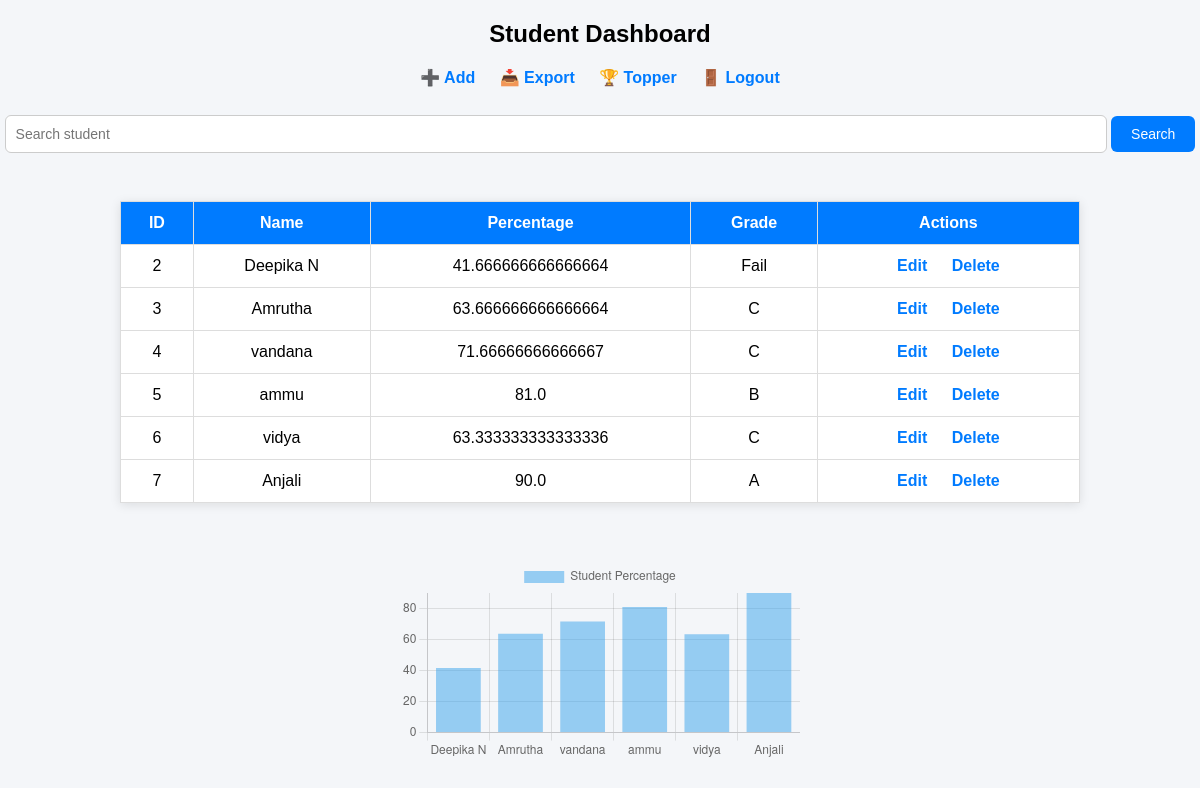
The page / (signed in) on the database its author committed.
### tables this page shows
CREATE TABLE students (
        id INTEGER PRIMARY KEY AUTOINCREMENT,
        name TEXT,
        subject1 INTEGER,
        subject2 INTEGER,
        subject3 INTEGER,
        total INTEGER,
        percentage REAL,
        grade TEXT
    );

### app.py (the view)
@app.route('/', methods=['GET', 'POST'])
def index():
    if 'user' not in session:
        return redirect('/login')
    conn = connect()
    cursor = conn.cursor()
    if request.method == 'POST':
        keyword = request.form['search']
        cursor.execute("SELECT * FROM students WHERE name LIKE ?", ('%' + keyword + '%',))
    else:
        cursor.execute("SELECT * FROM students")
    students = cursor.fetchall()
    conn.close()
    return render_template('index.html', students=students)

### app.py (called while the page is built)
def connect():
    return sqlite3.connect('database.db')

### templates/index.html (shortened to what this page needs)
<!DOCTYPE html>
<html>
<head>
    <link rel="stylesheet" href="/static/style.css">
</head>
<body>
<h2 style="text-align:center;">Student Dashboard</h2>
<div style="text-align:center;">
    <a href="/add">➕ Add</a>
    <a href="/export">📥 Export</a>
    <a href="/topper">🏆 Topper</a>
    <a href="/logout">🚪 Logout</a>
</div>
<br>
<form method="POST" style="text-align:center;">
    <input type="text" name="search" placeholder="Search student">
    <button type="submit">Search</button>
</form>
<br>
<table>
    <tr>
        <th>ID</th>
        <th>Name</th>
        <th>Percentage</th>
        <th>Grade</th>
        <th>Actions</th>
    </tr>
    {% for s in students %}
    <tr>
        <td>{{ s[0] }}</td>
        <td>{{ s[1] }}</td>
        <td>{{ s[6] }}</td>
        <td>{{ s[7] }}</td>
        <td>
            <a href="/update/{{ s[0] }}">Edit</a>
            <a href="/delete/{{ s[0] }}">Delete</a>
        </td>
    </tr>
    {% endfor %}
</table>
<br>
<canvas id="chart" width="400" height="200"></canvas>
<script>
fetch('/chart-data')
.then(res => res.json())
.then(data => {
    new Chart(document.getElementById('chart'), {
        type: 'bar',
        data: {
            labels: data.names,
            datasets: [{
                label: 'Student Percentage',
                data: data.percentages
            }]
        }
    });
});
</script>
</body>
</html>

### static/style.css (style rules this page uses)
body { font-family: Arial, sans-serif; background: #f4f6f9; margin: 0; padding: 0; }
input { width: 90%; padding: 10px; margin: 10px 0; border: 1px solid #ccc; border-radius: 6px; font-size: 14px; }
button { padding: 10px 20px; background: #007bff; color: white; border: none; border-radius: 6px; cursor: pointer; font-size: 14px; }
a { text-decoration: none; margin: 10px; color: #007bff; font-weight: bold; }
table { width: 80%; margin: 20px auto; border-collapse: collapse; background: white; box-shadow: 0 2px 10px rgba(0,0,0,0.1); }
th { background: #007bff; color: white; }
th, td { padding: 12px; border: 1px solid #ddd; text-align: center; }
h2 { text-align: center; }
canvas { display: block; margin: 20px auto; max-width: 600px; }

### rows shown on the page
students: id "2", name "Deepika N", percentage "41.666666666666664", grade "Fail"
students: id "3", name "Amrutha", percentage "63.666666666666664", grade "C"
students: id "4", name "vandana", percentage "71.66666666666667", grade "C"
students: id "5", name "ammu", percentage "81.0", grade "B"
students: id "6", name "vidya", percentage "63.333333333333336", grade "C"
students: id "7", name "Anjali", percentage "90.0", grade "A"
